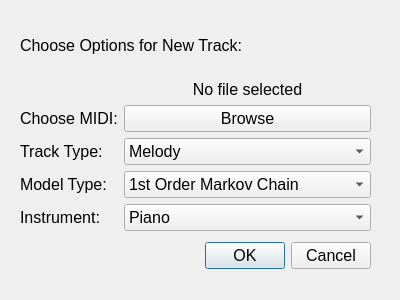
<?xml version="1.0" encoding="UTF-8"?>
<ui version="4.0">
 <class>Add_track</class>
 <widget class="QDialog" name="Add_track">
  <property name="geometry">
   <rect>
    <x>0</x>
    <y>0</y>
    <width>400</width>
    <height>300</height>
   </rect>
  </property>
  <property name="font">
   <font>
    <family>Segoe UI</family>
    <pointsize>12</pointsize>
   </font>
  </property>
  <property name="windowTitle">
   <string>Dialog</string>
  </property>
  <widget class="QDialogButtonBox" name="buttonBox">
   <property name="geometry">
    <rect>
     <x>30</x>
     <y>240</y>
     <width>341</width>
     <height>32</height>
    </rect>
   </property>
   <property name="orientation">
    <enum>Qt::Horizontal</enum>
   </property>
   <property name="standardButtons">
    <set>QDialogButtonBox::Cancel|QDialogButtonBox::Ok</set>
   </property>
  </widget>
  <widget class="QWidget" name="layoutWidget">
   <property name="geometry">
    <rect>
     <x>20</x>
     <y>80</y>
     <width>351</width>
     <height>184</height>
    </rect>
   </property>
   <layout class="QFormLayout" name="formLayout">
    <item row="1" column="0">
     <widget class="QLabel" name="label">
      <property name="text">
       <string>Choose MIDI:</string>
      </property>
     </widget>
    </item>
    <item row="1" column="1">
     <widget class="QPushButton" name="pushButton">
      <property name="text">
       <string>Browse</string>
      </property>
     </widget>
    </item>
    <item row="3" column="0">
     <widget class="QLabel" name="label_2">
      <property name="text">
       <string>Model Type:</string>
      </property>
     </widget>
    </item>
    <item row="3" column="1">
     <widget class="QComboBox" name="comboBox">
      <item>
       <property name="text">
        <string>1st Order Markov Chain</string>
       </property>
      </item>
      <item>
       <property name="text">
        <string>2nd Order Markov Chain</string>
       </property>
      </item>
      <item>
       <property name="text">
        <string>Lempel ziv</string>
       </property>
      </item>
     </widget>
    </item>
    <item row="4" column="0">
     <widget class="QLabel" name="label_3">
      <property name="text">
       <string>Instrument:</string>
      </property>
     </widget>
    </item>
    <item row="4" column="1">
     <widget class="QComboBox" name="comboBox_2">
      <item>
       <property name="text">
        <string>Piano</string>
       </property>
      </item>
      <item>
       <property name="text">
        <string>Acoustic Guitar</string>
       </property>
      </item>
      <item>
       <property name="text">
        <string>Saxophone</string>
       </property>
      </item>
      <item>
       <property name="text">
        <string>Trumpet</string>
       </property>
      </item>
      <item>
       <property name="text">
        <string>Violin</string>
       </property>
      </item>
     </widget>
    </item>
    <item row="0" column="1">
     <widget class="QLabel" name="file_label">
      <property name="text">
       <string>No file selected</string>
      </property>
      <property name="alignment">
       <set>Qt::AlignCenter</set>
      </property>
     </widget>
    </item>
    <item row="2" column="0">
     <widget class="QLabel" name="cbbox3label">
      <property name="text">
       <string>Track Type:</string>
      </property>
     </widget>
    </item>
    <item row="2" column="1">
     <widget class="QComboBox" name="comboBox_3">
      <item>
       <property name="text">
        <string>Melody</string>
       </property>
      </item>
      <item>
       <property name="text">
        <string>Chords</string>
       </property>
      </item>
     </widget>
    </item>
   </layout>
  </widget>
  <widget class="QLabel" name="label_4">
   <property name="geometry">
    <rect>
     <x>20</x>
     <y>30</y>
     <width>221</width>
     <height>31</height>
    </rect>
   </property>
   <property name="text">
    <string>Choose Options for New Track:</string>
   </property>
  </widget>
 </widget>
 <resources/>
 <connections>
  <connection>
   <sender>buttonBox</sender>
   <signal>accepted()</signal>
   <receiver>Add_track</receiver>
   <slot>accept()</slot>
   <hints>
    <hint type="sourcelabel">
     <x>248</x>
     <y>254</y>
    </hint>
    <hint type="destinationlabel">
     <x>157</x>
     <y>274</y>
    </hint>
   </hints>
  </connection>
  <connection>
   <sender>buttonBox</sender>
   <signal>rejected()</signal>
   <receiver>Add_track</receiver>
   <slot>reject()</slot>
   <hints>
    <hint type="sourcelabel">
     <x>316</x>
     <y>260</y>
    </hint>
    <hint type="destinationlabel">
     <x>286</x>
     <y>274</y>
    </hint>
   </hints>
  </connection>
 </connections>
</ui>
